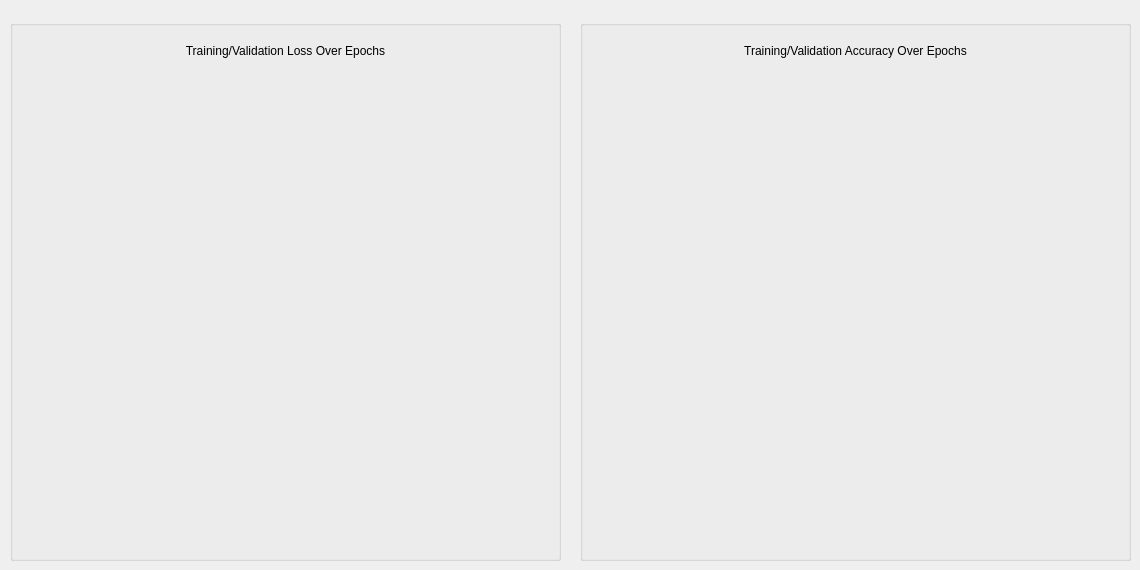
      <widget class="QWidget" name="tabTrainValid">
       <attribute name="title">
        <string>Training / Validation</string>
       </attribute>
       <widget class="QGroupBox" name="grpTrainValidLoss">
        <property name="geometry">
         <rect>
          <x>10</x>
          <y>20</y>
          <width>551</width>
          <height>541</height>
         </rect>
        </property>
        <property name="title">
         <string/>
        </property>
        <widget class="QWidget" name="grphTrainValidLoss" native="true">
         <property name="geometry">
          <rect>
           <x>20</x>
           <y>30</y>
           <width>511</width>
           <height>431</height>
          </rect>
         </property>
        </widget>
        <widget class="QLabel" name="lblLossLegend">
         <property name="geometry">
          <rect>
           <x>190</x>
           <y>470</y>
           <width>0</width>
           <height>41</height>
          </rect>
         </property>
         <property name="sizePolicy">
          <sizepolicy hsizetype="Fixed" vsizetype="Fixed">
           <horstretch>0</horstretch>
           <verstretch>0</verstretch>
          </sizepolicy>
         </property>
         <property name="maximumSize">
          <size>
           <width>0</width>
           <height>16777215</height>
          </size>
         </property>
         <property name="text">
          <string/>
         </property>
         <property name="pixmap">
          <pixmap>legend.png</pixmap>
         </property>
         <property name="alignment">
          <set>Qt::AlignCenter</set>
         </property>
        </widget>
        <widget class="QLabel" name="lblTrainValidLoss">
         <property name="geometry">
          <rect>
           <x>20</x>
           <y>10</y>
           <width>511</width>
           <height>41</height>
          </rect>
         </property>
         <property name="styleSheet">
          <string notr="true">font: 75 14pt &quot;MS Shell Dlg 2&quot;;</string>
         </property>
         <property name="text">
          <string>Training/Validation Loss Over Epochs</string>
         </property>
         <property name="alignment">
          <set>Qt::AlignCenter</set>
         </property>
        </widget>
       </widget>
       <widget class="QGroupBox" name="grpTrainValidAcc">
        <property name="geometry">
         <rect>
          <x>580</x>
          <y>20</y>
          <width>551</width>
          <height>541</height>
         </rect>
        </property>
        <property name="title">
         <string/>
        </property>
        <widget class="QLabel" name="lblTrainValidAcc">
         <property name="geometry">
          <rect>
           <x>20</x>
           <y>10</y>
           <width>511</width>
           <height>41</height>
          </rect>
         </property>
         <property name="styleSheet">
          <string notr="true">font: 75 14pt &quot;MS Shell Dlg 2&quot;;</string>
         </property>
         <property name="text">
          <string>Training/Validation Accuracy Over Epochs</string>
         </property>
         <property name="alignment">
          <set>Qt::AlignCenter</set>
         </property>
        </widget>
        <widget class="QWidget" name="grphTrainValidAcc" native="true">
         <property name="geometry">
          <rect>
           <x>20</x>
           <y>30</y>
           <width>511</width>
           <height>431</height>
          </rect>
         </property>
        </widget>
        <widget class="QLabel" name="lblAccuracyLegend">
         <property name="geometry">
          <rect>
           <x>200</x>
           <y>470</y>
           <width>0</width>
           <height>41</height>
          </rect>
         </property>
         <property name="sizePolicy">
          <sizepolicy hsizetype="Fixed" vsizetype="Fixed">
           <horstretch>0</horstretch>
           <verstretch>0</verstretch>
          </sizepolicy>
         </property>
         <property name="maximumSize">
          <size>
           <width>0</width>
           <height>16777215</height>
          </size>
         </property>
         <property name="text">
          <string/>
         </property>
         <property name="pixmap">
          <pixmap>legend.png</pixmap>
         </property>
         <property name="alignment">
          <set>Qt::AlignCenter</set>
         </property>
        </widget>
        <zorder>grphTrainValidAcc</zorder>
        <zorder>lblAccuracyLegend</zorder>
        <zorder>lblTrainValidAcc</zorder>
       </widget>
      </widget>
